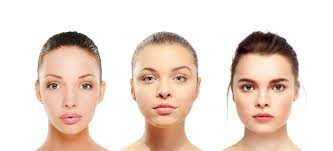
#> input picture faces.jpg, 333 x 151 px
$ python simpleface_detection.py
#> lines starting #> are read from the running program, lines starting #| are printed output that depends on the picture; after the words box and inside, x2 and y2 are one past the last pixel; in counts of white or black regions, pixels touching at a corner belong together
import cv2


# Load the pre-trained face detection model
face_cascade = cv2.CascadeClassifier(cv2.data.haarcascades + 'haarcascade_frontalface_default.xml')

# Load an image
image = cv2.imread('faces.jpg')
#> image is the input picture: shape (151, 333, 3); mean B, G, R 208.1, 218.2, 235.1

#Convert the image to grayscale
gray_image = cv2.cvtColor(image, cv2.COLOR_BGR2GRAY)
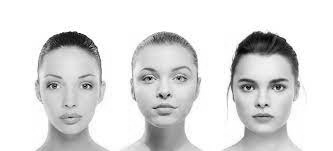
#> gray_image: shape (151, 333); min 0, max 255, mean 222.1

# Perform face detection
faces = face_cascade.detectMultiScale(gray_image, scaleFactor=1.1, minNeighbors=5)
#> faces = [[223, 55, 79, 79], [122, 44, 84, 84], [28, 51, 86, 86]]

# Draw rectangles around the detected faces
for (x, y, w, h) in faces:
    new_h = int(h * 1.1)
    new_y = int(y*.55)
    cv2.rectangle(image, (x, new_y), (x+w, y+new_h), (255, 0, 0), 2)

    # Extract the region of interest (face)
    face_roi = image[new_y:y + new_h, x:x + w]

    # Save each face as a sepearte JPG file
    cv2.imwrite(f"face_{x}_{y}.jpg", face_roi)
#> this loop made 3 passes
#> (x, y, w, h, new_h, new_y) on passes 1 to 3: (223, 55, 79, 79, 86, 30), (122, 44, 84, 84, 92, 24), (28, 51, 86, 86, 94, 28)
#> pass 1, `face_roi = image[new_y:y + new_h, x:x + w]`:
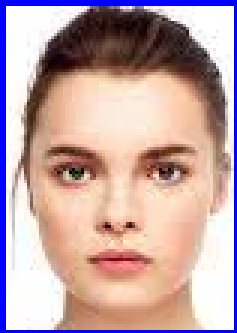
#> face_roi: shape (111, 79, 3) (shown 3 times larger); mean B, G, R 166.9, 165.4, 193.9
#> pass 2, `face_roi = image[new_y:y + new_h, x:x + w]`:
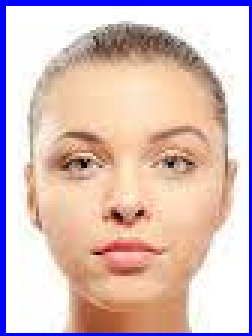
#> face_roi: shape (112, 84, 3) (shown 3 times larger); mean B, G, R 188.3, 190.5, 216.1
#> pass 3, `face_roi = image[new_y:y + new_h, x:x + w]`:
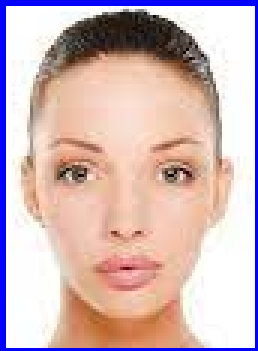
#> face_roi: shape (117, 86, 3) (shown 3 times larger); mean B, G, R 185.8, 184.3, 210
#> after the loop:
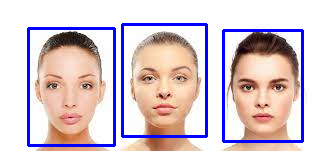
#> image: shape (151, 333, 3); 7% of pixels changed, all inside (x1, y1, x2, y2) = (27, 23, 304, 147)

# Display the result
cv2.imshow('Detected Faces', image)
cv2.waitKey(0)
cv2.destroyAllWindows()
